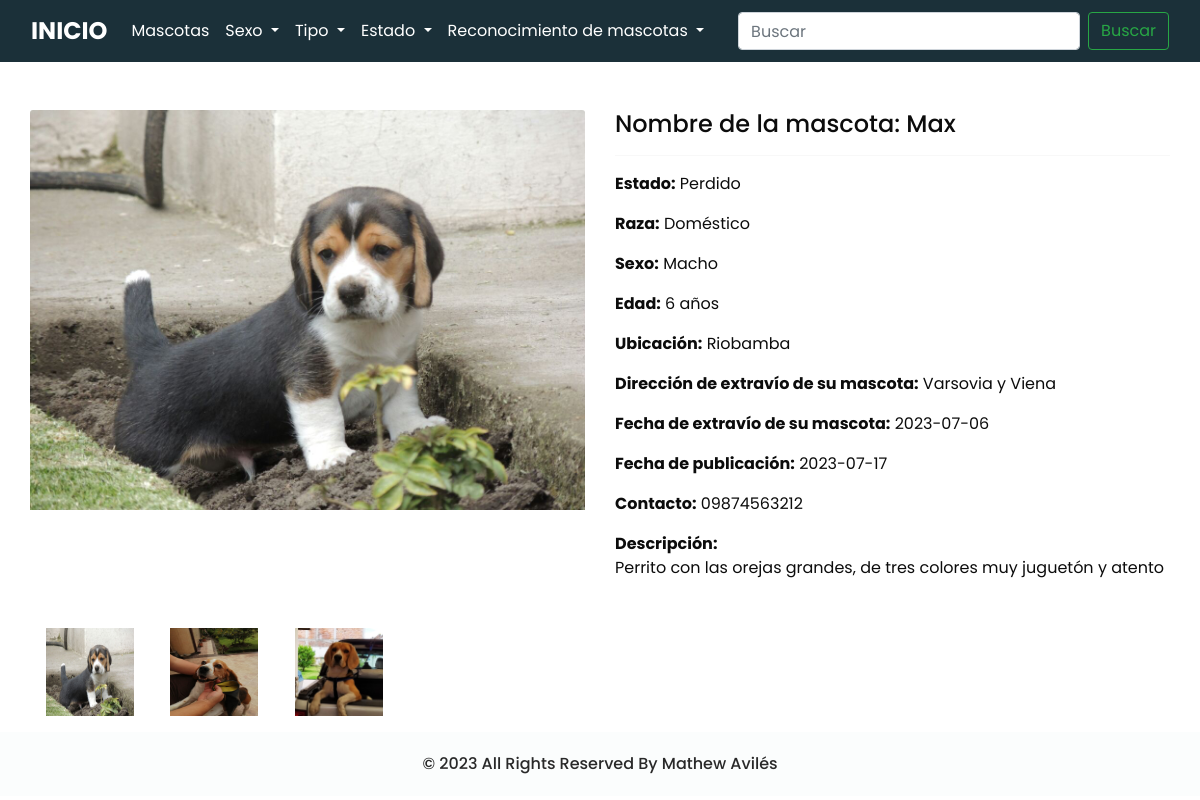
/mascota/2, run on the app's committed database.
### shop/mascotas/modelos.py (models this page shows, shortened)
class Addmascota(db.Model):
    __seachbale__ = ['nombre', 'descripcion']
    id = db.Column(db.Integer, primary_key=True)
    nombre = db.Column(db.String(20), nullable=False)
    edad = db.Column(db.Integer, nullable=False)
    raza = db.Column(db.String(20), nullable=False)
    contacto = db.Column(db.String(10), nullable=False)
    direccion = db.Column(db.String(50), nullable=False)
    descripcion = db.Column(db.String(150), nullable=False)
    fecha = db.Column(db.Date, nullable=False)
    pub_date = db.Column(db.DateTime, nullable=False,default=datetime.now(ecuador_tz))
    sexo_id = db.Column(db.Integer, db.ForeignKey('sexo_m.id'), nullable=False)
    sexo = db.relationship('Sexo_m',backref=db.backref('sexos', lazy=True))
    tipo_id = db.Column(db.Integer, db.ForeignKey('tipo_m.id'), nullable=False)
    tipo = db.relationship('Tipo_m',backref=db.backref('tipos', lazy=True))
    ubicacion_id = db.Column(db.Integer, db.ForeignKey('ubicacion_m.id'), nullable=False)
    ubicacion = db.relationship('Ubicacion_m',backref=db.backref('ubicaciones', lazy=True))
    estado_id = db.Column(db.Integer, db.ForeignKey('estado_m.id'), nullable=False)
    estado = db.relationship('Estado_m',backref=db.backref('estados', lazy=True))
    user_id = db.Column(db.Integer, db.ForeignKey('registro_u.id'), nullable=False)
    user = db.relationship('RegistroU', backref=db.backref('mascotas', lazy=True))
    image_1 = db.Column(db.String(150), nullable=False, default= 'image.jpg')
    image_2 = db.Column(db.String(150), nullable=False, default= 'image.jpg')
    image_3 = db.Column(db.String(150), nullable=False, default= 'image.jpg')

class Estado_m(db.Model):
    id= db.Column(db.Integer, primary_key=True)
    estado_m = db.Column(db.String(50), nullable=False, unique=True)

class Sexo_m(db.Model):
    id= db.Column(db.Integer, primary_key=True)
    sexo_m = db.Column(db.String(50), nullable=False, unique=True)

class Ubicacion_m(db.Model):
    id= db.Column(db.Integer, primary_key=True)
    ubicacion_m = db.Column(db.String(50), nullable=False, unique=True)

### shop/mascotas/routes.py (the view)
@app.route('/mascota/<int:id>')
def single_page(id):
    mascota=Addmascota.query.get_or_404(id)
    sexom = Sexo_m.query.join(Addmascota,(Sexo_m.id==Addmascota.sexo_id)).all()
    tipom= Tipo_m.query.join(Addmascota,(Tipo_m.id==Addmascota.tipo_id)).all()
    estadom = Estado_m.query.join(Addmascota,(Estado_m.id==Addmascota.estado_id)).all()
    return render_template('mascotas/single_page.html', mascota=mascota, sexom=sexom, tipom=tipom, estadom=estadom)

### shop/templates/mascotas/single_page.html (shortened to what this page needs)
{% extends 'layout.html' %}
{% block content %}
<div class="container1" style="background-color: #1b3039;">
    <nav class="navbar navbar-expand-lg">
        <div class="container-fluid">
            <a class="navbar-brand" href="/" style="color: white;">Inicio</a>
            <div class="collapse navbar-collapse" id="navbarSupportedContent">
                <ul class="navbar-nav me-auto mb-2 mb-lg-0">
                    <li class="nav-item">
                        <a class="nav-link" href="/mascotas/allmascotas" style="color: white;">Mascotas</a>
                    </li>
                    <li class="nav-item dropdown">
                        <a class="nav-link dropdown-toggle" href="#" role="button" data-bs-toggle="dropdown"
                            aria-expanded="false" style="color: white;">
                            Sexo
                        </a>
                    </li>
                    <li class="nav-item dropdown">
                        <a class="nav-link dropdown-toggle" href="#" role="button" data-bs-toggle="dropdown"
                            aria-expanded="false" style="color: white;">
                            Tipo
                        </a>
                    </li>
                    <li class="nav-item dropdown">
                        <a class="nav-link dropdown-toggle" href="#" role="button" data-bs-toggle="dropdown"
                            aria-expanded="false" style="color: white;">
                            Estado
                        </a>
                    </li>
                    <li class="nav-item dropdown">
                        <a class="nav-link dropdown-toggle" href="#" role="button" data-bs-toggle="dropdown"
                            aria-expanded="false" style="color: white;">
                            Reconocimiento de mascotas
                        </a>
                    </li>
                </ul>
                <form class="d-flex" role="search">
                    <input class="form-control me-2" type="search" placeholder="Buscar" aria-label="Search">
                    <button class="btn btn-outline-success" type="submit">Buscar</button>
                </form>
            </div>
        </div>
    </nav>
</div>
<div class="container">
    <br><br>
    <div class="row">
        <div class="col-md-6" id="b_image">
            <img src="{{url_for('static', filename='images/'+ mascota.image_1)}}" alt="{{mascota.nombre}}" width="600px"
                height="400px" class="card-img-top">
        </div>
        <div class="col-md-6">
            <h4>Nombre de la mascota: {{mascota.nombre}}</h4>
            <hr>
            <p><b>Estado:</b> {{mascota.estado.estado_m}}</p>
            <p><b>Raza:</b> {{mascota.raza}}</p>
            <p></p><b>Sexo:</b> {{mascota.sexo.sexo_m}}</p>
            <p></p><b>Edad:</b> {{mascota.edad}} años</p>
            <p></p><b>Ubicación:</b> {{mascota.ubicacion.ubicacion_m}}</p>
            <p></p><b>Dirección de extravío de su mascota:</b> {{mascota.direccion}}</p>
            <p></p><b> Fecha de extravío de su mascota:</b> {{mascota.fecha}}</p>
            <p></p><b> Fecha de publicación:</b> <a id="fecha-container"></a></p>
            <p></p><b>Contacto:</b> {{mascota.contacto}}</p>
            <b>Descripción: </b>
                <p>{{mascota.descripcion}}</p>
        </div>
    </div>
    <div class="row">
        <div class="col-md-12 mt-3"  id="s_image">
            <img src="{{url_for('static', filename='images/' + mascota.image_1)}}" alt="{{mascota.nombre}}" width="120" height="120" class="p-3">
            <img src="{{url_for('static', filename='images/' + mascota.image_2)}}" alt="{{mascota.nombre}}" width="120" height="120" class="p-3">
            <img src="{{url_for('static', filename='images/' + mascota.image_3)}}" alt="{{mascota.nombre}}" width="120" height="120" class="p-3">
        </div>
    </div>
</div>
<head>
    <link rel="stylesheet" type="text/css"
        href="https://cdnjs.cloudflare.com/ajax/libs/OwlCarousel2/2.1.3/assets/owl.carousel.min.css" />
    <link rel="stylesheet" type="text/css" href="../static/nosotros/css/bootstrap.css" />
    <link href="../static/nosotros/css/style.css" rel="stylesheet" />
    <link href="../static/nosotros/css/responsive.css" rel="stylesheet" />
</head>
<section class="container-fluid footer_section">
    <p>
        &copy; 2023 All Rights Reserved By
        <a href="{{url_for('home')}}">Mathew Avilés</a>
    </p>
</section>
{% endblock content%}

### shop/templates/layout.html (shortened to what this page needs)
<!doctype html>
<html lang="en">
<head>
  <link rel="stylesheet" href="../static/css/bootstrap.min.css">
</head>
<body>
  {% block content %}
  {% endblock content %}
</body>
</html>

### shop/static/nosotros/css/style.css (style rules this page uses)
body { font-family: "Poppins", sans-serif; color: #0c0c0c; background-color: #ffffff; }
a, a:hover, a:focus { text-decoration: none; }
.btn, .btn:focus { outline: none !important; -webkit-box-shadow: none; box-shadow: none; }
.navbar-brand, .navbar-brand:hover { text-transform: uppercase; font-weight: bold; font-size: 24px; color: #fafcfd; }
.navbar-brand { display: -webkit-box; display: -ms-flexbox; display: flex; -webkit-box-align: center; -ms-flex-align: center; align-items: center; -webkit-box-orient: vertical; -webkit-box-direction: normal; -ms-flex-direction: column; flex-direction: column; }
.footer_section { background-color: #fbfdfd; padding: 20px; font-weight: 500; }
.footer_section p { color: #292929; margin: 0; text-align: center; }
.footer_section a { color: #292929; }

### shop/static/nosotros/css/responsive.css (style rules this page uses)
@media (min-width: 1200px) { .container { max-width: 1170px; } }

### shop/templates/mascotas/single_page.html (style rules this page uses)
#fecha-container { display: inline; }

### data on the page
Addmascota: image_1 (picture), nombre "Max", raza "Doméstico", edad "6", direccion "Varsovia y Viena", fecha "2023-07-06", contacto "09874563212", descripcion "Perrito con las orejas grandes, de tres colores muy juguetón y atento", image_2 (picture), image_3 (picture)
Estado_m: estado.estado_m "Perdido"
Sexo_m: sexo.sexo_m "Macho"
Ubicacion_m: ubicacion.ubicacion_m "Riobamba"
